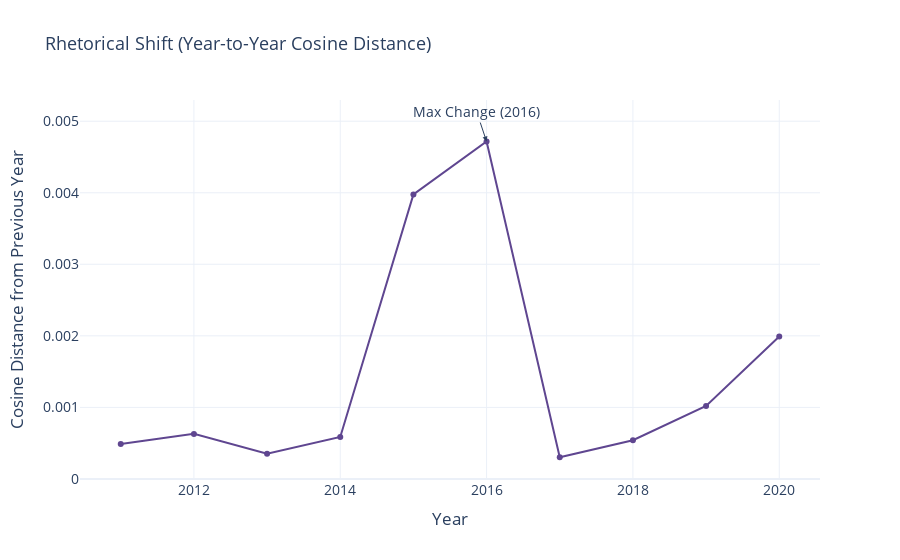

Source (notebook cell):
### Code cell
# Create figure
fig_yoy = px.line(
    yoy_df, 
    x="year", 
    y="yoy_distance", 
    markers=True, 
    title="Rhetorical Shift (Year-to-Year Cosine Distance)",
    color_discrete_sequence=colors
)

# Find max change year/value
max_year = yoy_df.loc[yoy_df["yoy_distance"].idxmax(), "year"]
max_val = yoy_df["yoy_distance"].max()

# Add annotation
fig_yoy.add_annotation(
    x=max_year,
    y=max_val,
    text=f"Max Change ({max_year})",
    showarrow=True,
    arrowhead=2
)

# Layout polish
fig_yoy.update_layout(
    template="plotly_white",
    xaxis_title="Year",
    yaxis_title="Cosine Distance from Previous Year",
    title_font_size=18,
    font=dict(size=14),
    plot_bgcolor="white"
)

fig_yoy.show()

### Figure 1 — Plotly figure (JSON) as saved in the notebook; plotly's stock layout.template omitted (floating-point values rounded to 4 significant figures)
{"data": [{"hovertemplate": "year=%{x}<br>yoy_distance=%{y}<extra></extra>", "legendgroup": "", "line": {"color": "rgb(95, 70, 144)", "dash": "solid"}, "marker": {"symbol": "circle"}, "mode": "lines+markers", "name": "", "orientation": "v", "showlegend": false, "type": "scatter", "x": [2011, 2012, 2013, 2014, 2015, 2016, 2017, 2018, 2019, 2020], "xaxis": "x", "y": [0.0004889, 0.0006295, 0.0003521, 0.0005858, 0.003977, 0.004717, 0.0003028, 0.0005411, 0.00102, 0.00199], "yaxis": "y"}], "layout": {"annotations": [{"arrowhead": 2, "showarrow": true, "text": "Max Change (2016)", "x": 2016, "y": 0.004717}], "autosize": true, "font": {"size": 14}, "legend": {"tracegroupgap": 0}, "plot_bgcolor": "white", "title": {"font": {"size": 18}, "text": "Rhetorical Shift (Year-to-Year Cosine Distance)"}, "xaxis": {"anchor": "y", "autorange": true, "domain": [0, 1], "range": [2010.0, 2021.0], "title": {"text": "Year"}, "type": "linear"}, "yaxis": {"anchor": "x", "autorange": true, "domain": [0, 1], "range": [-0.0001412, 0.006127], "title": {"text": "Cosine Distance from Previous Year"}, "type": "linear"}}}
